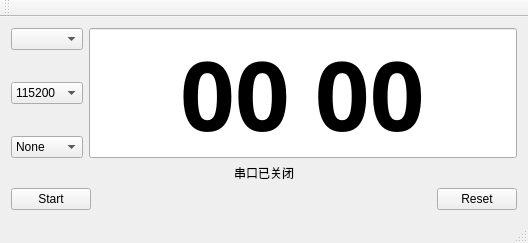
<?xml version="1.0" encoding="UTF-8"?>
<ui version="4.0">
 <class>MainWindow</class>
 <widget class="QMainWindow" name="MainWindow">
  <property name="geometry">
   <rect>
    <x>0</x>
    <y>0</y>
    <width>528</width>
    <height>243</height>
   </rect>
  </property>
  <property name="sizePolicy">
   <sizepolicy hsizetype="Fixed" vsizetype="Fixed">
    <horstretch>0</horstretch>
    <verstretch>0</verstretch>
   </sizepolicy>
  </property>
  <property name="minimumSize">
   <size>
    <width>405</width>
    <height>234</height>
   </size>
  </property>
  <property name="maximumSize">
   <size>
    <width>582</width>
    <height>243</height>
   </size>
  </property>
  <property name="windowTitle">
   <string>计步器检测工具</string>
  </property>
  <widget class="QWidget" name="centralWidget">
   <layout class="QGridLayout" name="gridLayout">
    <item row="0" column="0">
     <layout class="QVBoxLayout" name="verticalLayout_2">
      <item>
       <layout class="QHBoxLayout" name="horizontalLayout_2">
        <item>
         <layout class="QVBoxLayout" name="verticalLayout">
          <item>
           <widget class="QComboBox" name="comboBox_port"/>
          </item>
          <item>
           <spacer name="verticalSpacer_3">
            <property name="orientation">
             <enum>Qt::Vertical</enum>
            </property>
            <property name="sizeHint" stdset="0">
             <size>
              <width>20</width>
              <height>13</height>
             </size>
            </property>
           </spacer>
          </item>
          <item>
           <widget class="QComboBox" name="comboBox_baudrate">
            <property name="currentText">
             <string>115200</string>
            </property>
            <item>
             <property name="text">
              <string>115200</string>
             </property>
            </item>
            <item>
             <property name="text">
              <string>57600</string>
             </property>
            </item>
            <item>
             <property name="text">
              <string>38400</string>
             </property>
            </item>
            <item>
             <property name="text">
              <string>19200</string>
             </property>
            </item>
            <item>
             <property name="text">
              <string>9600</string>
             </property>
            </item>
           </widget>
          </item>
          <item>
           <spacer name="verticalSpacer_2">
            <property name="orientation">
             <enum>Qt::Vertical</enum>
            </property>
            <property name="sizeHint" stdset="0">
             <size>
              <width>20</width>
              <height>13</height>
             </size>
            </property>
           </spacer>
          </item>
          <item>
           <widget class="QComboBox" name="comboBox_Parity">
            <item>
             <property name="text">
              <string>None</string>
             </property>
            </item>
            <item>
             <property name="text">
              <string>Even</string>
             </property>
            </item>
            <item>
             <property name="text">
              <string>Odd</string>
             </property>
            </item>
           </widget>
          </item>
         </layout>
        </item>
        <item>
         <widget class="QLineEdit" name="lineEdit_Cnt">
          <property name="sizePolicy">
           <sizepolicy hsizetype="Expanding" vsizetype="Expanding">
            <horstretch>0</horstretch>
            <verstretch>0</verstretch>
           </sizepolicy>
          </property>
          <property name="font">
           <font>
            <family>黑体</family>
            <pointsize>72</pointsize>
            <weight>75</weight>
            <bold>true</bold>
           </font>
          </property>
          <property name="cursor">
           <cursorShape>ArrowCursor</cursorShape>
          </property>
          <property name="contextMenuPolicy">
           <enum>Qt::DefaultContextMenu</enum>
          </property>
          <property name="acceptDrops">
           <bool>true</bool>
          </property>
          <property name="autoFillBackground">
           <bool>false</bool>
          </property>
          <property name="text">
           <string>00 00</string>
          </property>
          <property name="alignment">
           <set>Qt::AlignCenter</set>
          </property>
          <property name="dragEnabled">
           <bool>false</bool>
          </property>
          <property name="readOnly">
           <bool>true</bool>
          </property>
         </widget>
        </item>
       </layout>
      </item>
      <item>
       <widget class="QLabel" name="label_PortStatus">
        <property name="text">
         <string>串口已关闭</string>
        </property>
        <property name="alignment">
         <set>Qt::AlignCenter</set>
        </property>
       </widget>
      </item>
      <item>
       <layout class="QHBoxLayout" name="horizontalLayout">
        <item>
         <widget class="QPushButton" name="pButton_Start">
          <property name="text">
           <string>Start</string>
          </property>
         </widget>
        </item>
        <item>
         <spacer name="horizontalSpacer">
          <property name="orientation">
           <enum>Qt::Horizontal</enum>
          </property>
          <property name="sizeHint" stdset="0">
           <size>
            <width>40</width>
            <height>20</height>
           </size>
          </property>
         </spacer>
        </item>
        <item>
         <widget class="QPushButton" name="pButton_Reset">
          <property name="text">
           <string>Reset</string>
          </property>
         </widget>
        </item>
       </layout>
      </item>
     </layout>
    </item>
   </layout>
   <zorder>layoutWidget</zorder>
   <zorder>layoutWidget</zorder>
   <zorder>lineEdit_Cnt</zorder>
   <zorder>comboBox_Parity</zorder>
   <zorder>verticalSpacer_2</zorder>
   <zorder>verticalSpacer_3</zorder>
   <zorder></zorder>
   <zorder></zorder>
  </widget>
  <widget class="QMenuBar" name="menuBar">
   <property name="geometry">
    <rect>
     <x>0</x>
     <y>0</y>
     <width>528</width>
     <height>23</height>
    </rect>
   </property>
  </widget>
  <widget class="QToolBar" name="mainToolBar">
   <attribute name="toolBarArea">
    <enum>TopToolBarArea</enum>
   </attribute>
   <attribute name="toolBarBreak">
    <bool>false</bool>
   </attribute>
  </widget>
  <widget class="QStatusBar" name="statusBar"/>
 </widget>
 <layoutdefault spacing="6" margin="11"/>
 <resources/>
 <connections>
  <connection>
   <sender>pButton_Start</sender>
   <signal>clicked()</signal>
   <receiver>lineEdit_Cnt</receiver>
   <slot>show()</slot>
   <hints>
    <hint type="sourcelabel">
     <x>68</x>
     <y>64</y>
    </hint>
    <hint type="destinationlabel">
     <x>291</x>
     <y>152</y>
    </hint>
   </hints>
  </connection>
 </connections>
</ui>
